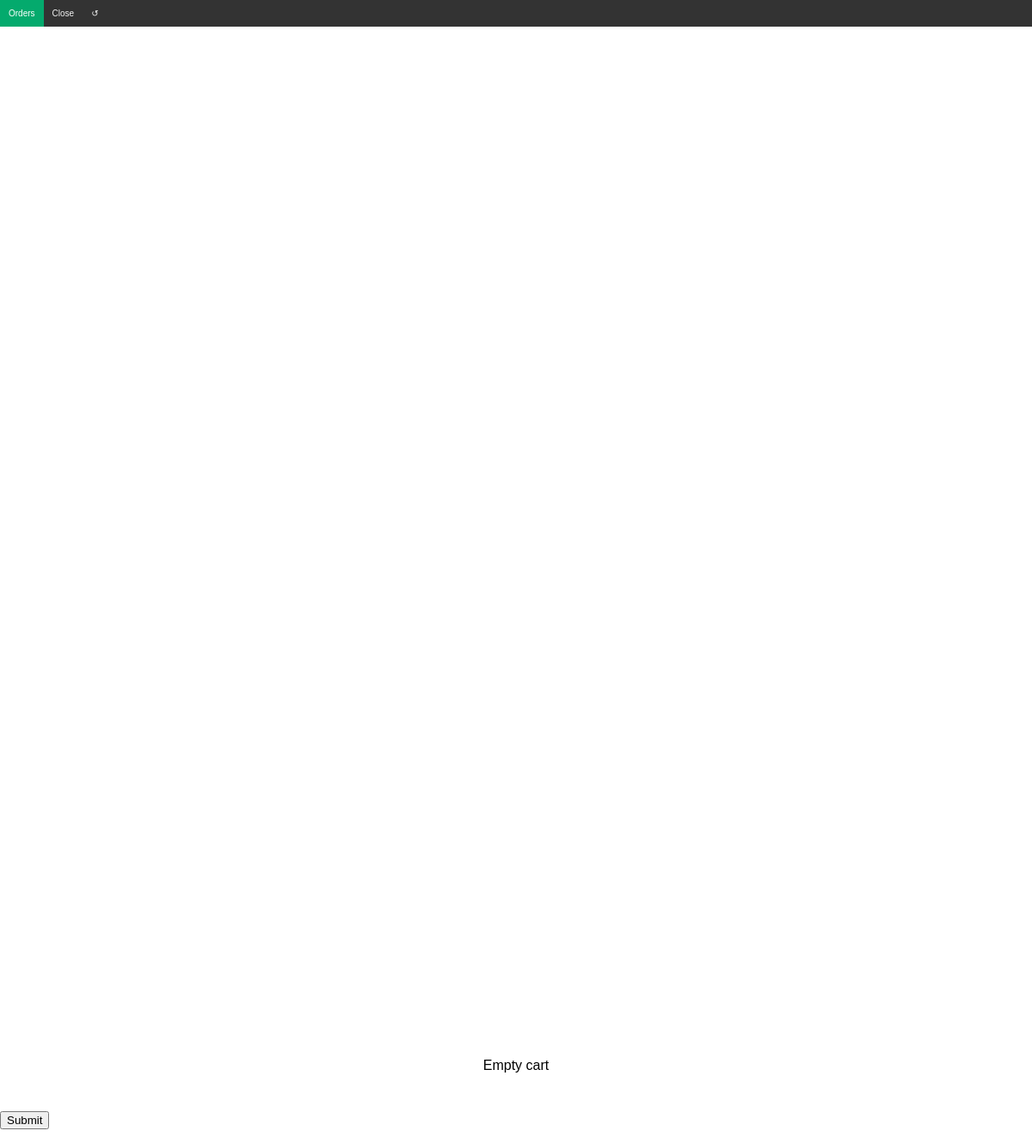
The page /minicart/ (signed in) on the database as committed earlier.
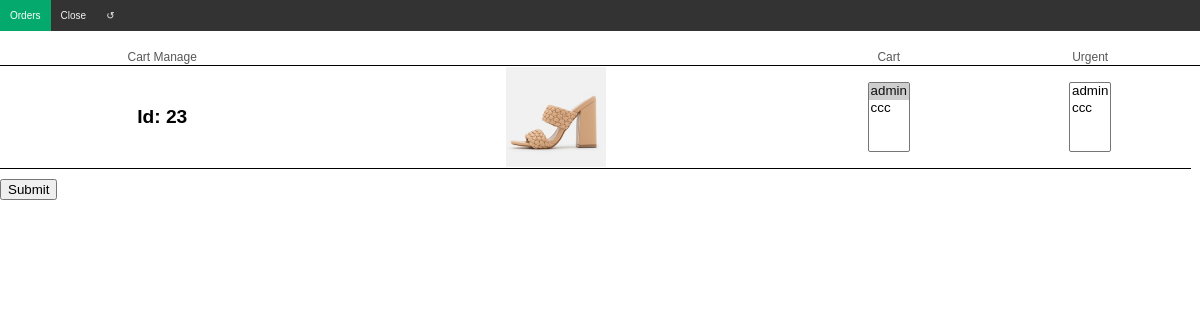
The same page on the database as committed later.
### shoes/models.py (models this page shows, shortened)
class Shoe(models.Model):
    SEAS_CHOICES = (
    ("Autumn", "Autumn"),
    ("Winter", "Winter"),
    ("Spring", "Spring"),
    ("Summer", "Summer"),
    )
    MODEL_CHOICES = (
    ("Décolleté", "Décolleté"),
    ("D'Orsay", "D'Orsay"),
    ("V-neck", "V-neck"),
    ("Mules", "Mules"),
    ("Sabot", "Sabot"),
    ("Clogs", "Clogs"),
    ("Mocassins", "Mocassins"),
    ("Brogues", "Brogues"),
    ("Sandals", "Sandals"),
    ("Lace-up", "Lace-up"),
    ("Gladiators", "Gladiators"),
    ("Boots", "Boots"),
    ("Boots Texan", "Boots Texan"),
    ("Ankle Boots", "Ankle Boots"),
    ("Sock Boots", "Sock Boots"),
    ("Cuissardes", "Cuissardes"),
    ("Sneakers", "Sneakers"),
    ("Pumps", "Pumps"),
    ("T-Strap", "T-Strap"),
    ("Cross-Strap", "Cross-Strap"),
    ("Diagonal-Strap", "Diagonal-Strap"),
    ("Ankle-Strap", "Ankle-Strap"),
    ("Beatles", "Beatles"),
    ("Bikers", "Bikers"),
    ("Mary Jane", "Mary Jane"),
    ("Ballet Flats", "Ballets Flats"),
    ("Ballroom Dance Shoes", "Ballroom Dance Shoes"),
    ("Espadrille", "Espadrille"),
    ("Fantasy", "Fantasy"),
    ("Corset", "Corset"),
    ("Cut Out", "Cut Out"),
    ("Flip-flops", "Flip-flops"),
    )
    STYLE_CHOICES = (
    ("Casual", "Casual"),
    ("Sport", "Sport"),
    ("Tennis", "Tennis"),
    ("Elegant", "Elegant"),
    ("Cerimony", "Cerimony"),
    ("Wedding", "Wedding"),
    ("Office", "Office"),
    ("Evening", "Evening"),
    ("Sea", "Sea"),
    ("Home", "Home"),
    )
    SIZE_CHOICES = (
    ("30", "30"), ("30.5", "30.5"), ("31", "31"), ("31.5", "31.5"), ("32", "32"), ("32.5", "32.5"), ("33", "33"), ("33.5", "33.5"), ("34", "34"), ("34.5", "34.5"),
    ("35", "35"), ("35.5", "35.5"), ("36", "36"), ("36.5", "36.5"), ("37", "37"), ("37.5", "37.5"), ("38", "38"), ("38.5", "38.5"), ("39", "39"), ("39.5", "39.5"),
    ("40", "40"), ("40.5", "40.5"), ("41", "41"), ("41.5", "41.5"), ("42", "42"), ("42.5", "42.5"), ("43", "43"), ("43.5", "43.5"), ("44", "44"), ("44.5", "44.5"), ("45", "45"),
    )
    COLOR_CHOICES = (
    ("Black", "Black"),
    ("Nude", "Nude"),
    ("Gray", "Gray"),
    ("White", "White"),
    ("Brown", "Brown"),
    ("Beige", "Beige"),
    ("Red", "Red"),
    ("Gold", "Gold"),
    ("Yellow", "Yellow"),
    ("Pink", "Pink"),
    ("Green", "Green"),
    ("Orange", "Orange"),
    ("Fuchsia", "Fuchsia"),
    ("Blue", "Blue"),
    ("Azure", "Azure"),
    ("Silver", "Silver"),
    ("Purple", "Purple"),
    ("Wheat", "Wheat"),
    ("Glitter", "Glitter"),
    )
    HEEL_KIND_CHOICES = (
    ("Large", "Large"),
    ("Wedge", "Wedge"),
    ("Stiletto", "Stiletto"),
    ("Cone", "Cone"),
    ("Blade", "Blade"),
    ("Kitten", "Kitten"),
    ("Spool", "Spool"),
    )
    STATE_CHOICES = (
    ("New", "New"),
    ("Good conditions", "Good conditions"),
    ("To be cleaned", "To be cleaned"),
    ("Need service", "Need service"),
    )
    MATERIAL_CHOICES = (
    ("Leather", "Leather"),
    ("Patent leather", "Patent leather"),
    ("Suede leather", "Suede leather"),
    ("Rubber", "Rubber"),
    ("Fabric", "Fabric"),
    ("Wood", "Wood"),
    ("Cork", "Cork"),
    ("Synthetics", "Synthetics"),
    ("Microfiber", "Microfiber"),
    ("Plastic", "Plastic"),
    ("Vinyl", "Vinyl"),
    ("Polyethylene", "Polyethylene"),
    ("Other", "Other"),
    )
    TOE_CHOICES = (
    ("Peep", "Peep"),
    ("Open", "Open"),
    ("Rounded", "Rounded"),
    ("Pointed", "Pointed"),
    ("Square", "Square"),
    ("Almond", "Almond"),
    )
    COMFORT_CHOICES = [(i, i) for i in range(1,6)]
    PLANT_FIT_CHOICES = (
    ("Narrow", "Narrow"),
    ("Normal", "Normal"),
    ("Wide", "Wide"),
    )
    user = models.ManyToManyField('auth.User', related_name='user_items', blank=True)
    cart_user = models.ManyToManyField('auth.User', related_name='cart_items', blank=True)
    favourite_user = models.ManyToManyField('auth.User', related_name='favourite_items', blank=True)
    urgent_user = models.ManyToManyField('auth.User', related_name='urgent_items', blank=True)
    ordered_user = models.ManyToManyField('auth.User', related_name='ordered_items', blank=True)
    delivered_user = models.ManyToManyField('auth.User', related_name='delivered_items', blank=True)
    terminated_user = models.ManyToManyField('auth.User', related_name='terminated_items', blank=True)
    model = models.CharField(max_length=200, choices=MODEL_CHOICES, blank=True, null=True)
    platform = models.BooleanField(default=False)
    slingback = models.BooleanField(default=False)
    toe = models.CharField(max_length=20, choices=TOE_CHOICES, blank=True, null=True)
    style = models.CharField(max_length=200, choices=STYLE_CHOICES, blank=True, null=True)
    brand = models.ForeignKey('ShoeBrand', on_delete=models.SET_NULL, blank=True, null=True)
    SKU = models.CharField(max_length=200, blank=True, null=True)
    name = models.CharField(max_length=200, blank=True, null=True)
    size = models.CharField(max_length=5, choices=SIZE_CHOICES, blank=True, null=True)
    color = models.CharField(max_length=200, choices=COLOR_CHOICES, blank=True, null=True)
    sole_color = models.CharField(max_length=200, choices=COLOR_CHOICES, blank=True, null=True)
    heel_height = models.IntegerField(default=0, blank=True, null=True)
    heel_kind = models.CharField(max_length=20, choices= HEEL_KIND_CHOICES, blank=True, null=True)
    plateau_height = models.IntegerField(default=0, blank=True, null=True)
    sole_material = models.CharField(max_length=30, choices=MATERIAL_CHOICES, blank=True, null=True)
    lining_material = models.CharField(max_length=30, choices=MATERIAL_CHOICES, blank=True, null=True)
    upper_material = models.CharField(max_length=30, choices=MATERIAL_CHOICES, blank=True, null=True)
    season = models.CharField(max_length=20, choices=SEAS_CHOICES, blank=True, null=True)
    year = models.IntegerField(default=0)
    comfort = models.IntegerField(choices=COMFORT_CHOICES, blank=True, null=True)
    plant_fit = models.CharField(max_length=30, choices=PLANT_FIT_CHOICES, blank=True, null=True)
    state = models.CharField(max_length=30, choices=STATE_CHOICES, blank=True, null=True)
    available = models.BooleanField(default=True)
    info = models.CharField(max_length=200, blank=True, null=True)
    price = models.FloatField(blank=True, null=True)
    favourite = models.BooleanField(default=False)
    cart = models.BooleanField(default=False)
    ordered = models.IntegerField(default=0, blank=True, null=True)
    urgent = models.BooleanField(default=False)
    delivered_date = models.CharField(max_length=200, blank=True, null=True)
    returned_date = models.CharField(max_length=200, blank=True, null=True)
    def checkItemState(self, user):
        state = ''
        if not self.available:
            state = 'in service'
        elif self.terminated_user.filter(pk=user.pk).exists():
            state = 'terminated'
        elif self.delivered_user.filter(pk=user.pk).exists():
            state = 'delivered'
        elif self.ordered_user.filter(pk=user.pk).exists():
            state = 'ordered'
        elif self.terminated_user.all():
            state = 'others have this'
        elif self.delivered_user.all():
            state = 'others have this'
        elif self.ordered_user.all():
            state = 'ordered by others'
        return state

class ShoeImage(models.Model):
    shoe = models.ForeignKey('Shoe', on_delete=models.CASCADE, null=True)
    image = models.ImageField()

### shoes/views.py (the view, shortened to what this page needs)
# urls.py: path('minicart/', minicartView.as_view(), name='minicart'),
class minicartView(LoginRequiredMixin, ListView):
    model = Shoe
    template_name = 'shoes/minicartView_list.html'
    formset = None
    formset_class = modelformset_factory(Shoe, form=ShoeCartsForm, extra=0)  # if it doesn't work uncomment dispatch
    def get_queryset(self):
        if self.request.user.is_staff:
            queryset = Shoe.objects.filter(cart_user__in = User.objects.all()).distinct()
        else:
            queryset = self.request.user.cart_items.all()
        return queryset
    def get_context_data(self, **kwargs):
        context = super().get_context_data(**kwargs)
        context['urgent_ids'] = self.request.user.urgent_items.values_list('pk', flat=True)
        context['cart_ids'] = self.request.user.cart_items.values_list('pk', flat=True)
        context['ordered_ids'] = self.request.user.ordered_items.values_list('pk', flat=True)
        context['delivered_ids'] = self.request.user.delivered_items.values_list('pk', flat=True)
        context['terminated_ids'] = self.request.user.terminated_items.values_list('pk', flat=True)
        if self.formset:
             context['shoe_formset'] = self.formset
        else:
            context['shoe_formset'] = self.formset_class(queryset=context['object_list'])
        return context

### shoes/templatetags/shoes_extras.py (called while the page is built)
@register.filter(name='getUserState')
def getUserState(shoe, user):
    return shoe.checkItemState(user)

### shoes/templates/shoes/minicartView_list.html (shortened to what this page needs)
<html> {% load shoes_extras %}
<div class="topnav">
<a href="/orders/" class="active">Orders</a>
<a style="cursor: pointer;" onclick="windowClose();">Close</a>
<a style="cursor: pointer;" onClick="window.location.reload();">&#x21ba;</a>
</div>
<section class="lookbook">
  {% if user.is_staff %}
  <form   action="{% url 'minicart' %}" method="post">
  <table>
    {% if object_list %}
    <tr>
      <td style="text-align: center; color:rgb(87, 87, 87);font-size:12px; left: 0; right: 0;">Cart Manage</td>
      <td></td>
      <td style="text-align: center; color:rgb(87, 87, 87);font-size:12px; left: 0; right: 0;">Cart</td>
      <td style="text-align: center; color:rgb(87, 87, 87);font-size:12px; left: 0; right: 0;">Urgent</td>
      <td style="text-align: center; color:rgb(87, 87, 87);font-size:12px; left: 0; right: 0;">
      </td>
    </tr>
    {% endif %}
    {% for form in shoe_formset %}
    {% with form.instance as shoe %}
    <tr>
      <td>
        <span style=" display: inline-block;"> Id: {{ shoe.pk }} </span>
      </td>
      <td>
        <img src="{{ shoe.shoeimage_set.first.image.url }}" style="width:100px;height:100px;">
      </td>
      <td>
        <div class="fieldWrapper">
          {{ form.cart_user }}
        </div>
      </td>
      <td>
          <div class="fieldWrapper">
            {{ form.urgent_user }}
          </div>
      </td>
    </tr>
    {% endwith %}
    {% empty %}
    <p style="text-align:center; margin-top: 100%">Empty cart</p>
    {% endfor %}
  </table>
  <input style="margin-top:10px" type="submit" value="Submit">
</form>
  {% endif %}
  </section>
  </html>

Rows that differ between the two databases and show on the page:
added Shoe: pk "23", shoeimage_set.first.image (picture)
Other text that changed with them:
text no longer shown: "Empty cart"
text now shown: "Cart Manage Cart Urgent"
new list line: "Id: admin ☑ / ccc admin / ccc"
